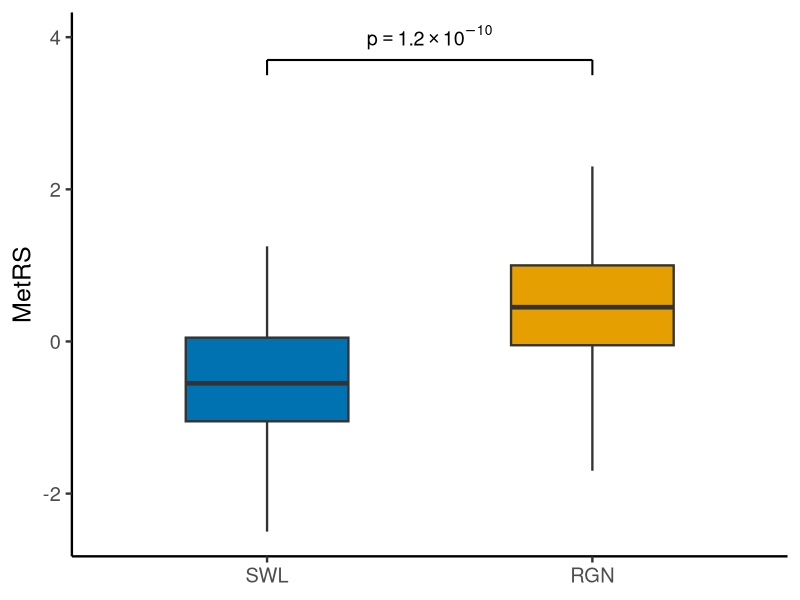

R code for this plot:
library(ggplot2)
library(here)
setwd(here::here("figures/Fig3a"))

d = read.csv("data.csv")
d$group = factor(d$group, levels = c("SWL", "RGN"))

fill_cols = c("SWL" = "#0072B2", "RGN" = "#E69F00")

p = ggplot(d, aes(x = group, fill = group)) +
  geom_boxplot(
    aes(ymin = whisker_low, lower = q1, middle = median, upper = q3, ymax = whisker_high),
    stat = "identity", width = 0.5, linewidth = 0.8, outlier.shape = NA
  ) +
  annotate("segment", x = 1, xend = 2, y = 3.7, yend = 3.7, linewidth = 0.7) +
  annotate("segment", x = 1, xend = 1, y = 3.5, yend = 3.7, linewidth = 0.7) +
  annotate("segment", x = 2, xend = 2, y = 3.5, yend = 3.7, linewidth = 0.7) +
  annotate("text", x = 1.5, y = 4.0, label = "p == 1.2 %*% 10^{-10}", parse = TRUE, size = 5) +
  scale_fill_manual(values = fill_cols) +
  scale_x_discrete(limits = c("SWL", "RGN")) +
  labs(x = NULL, y = "MetRS") +
  theme_classic(base_size = 18) +
  theme(legend.position = "none", axis.line = element_line(linewidth = 0.8))

ggsave("fig3a.png", p, width = 5, height = 4, dpi = 800, bg = "white")
